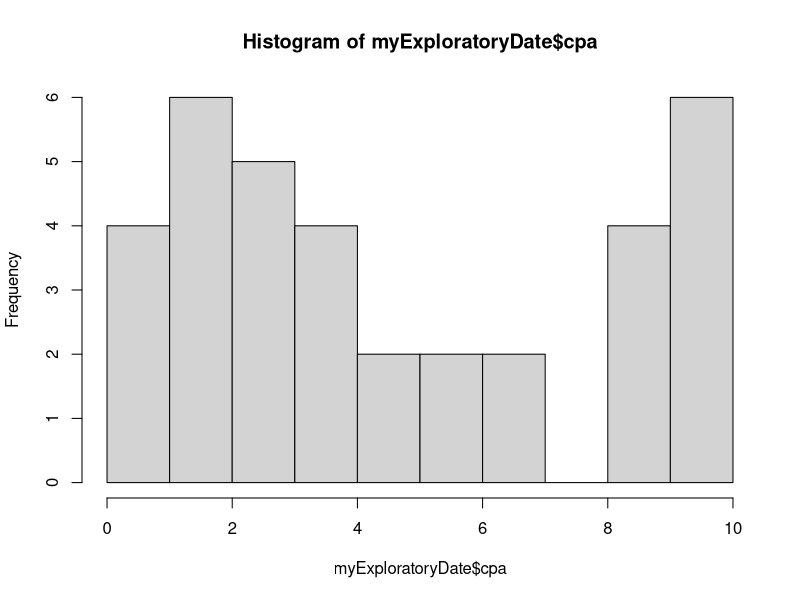
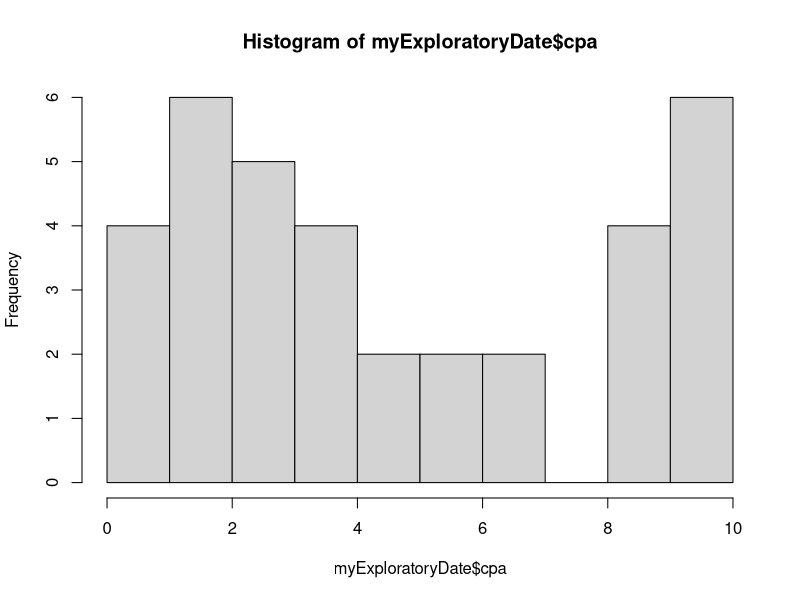
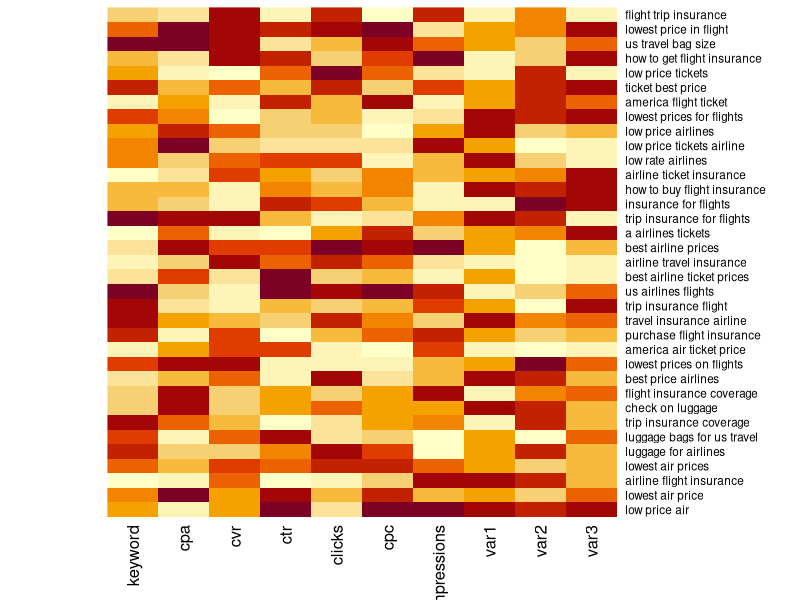

R code for these plots, in order:
# import csv file 
myExploratoryDate <- read.csv("Data_Files/02_02/exploratory-r.csv")
# get a quick snapshot of your data
head(myExploratoryDate)


hist(myExploratoryDate$cpa)
# shift the names to each row
# Basically, change indexing

row.names(myExploratoryDate) <- myExploratoryDate$keyword
hist(myExploratoryDate$cpa)

# review that transformation 
head(myExploratoryDate)
# transform into a matrix 
myDataMatrix <- data.matrix(myExploratoryDate)

# generate our heatmap
heatmap(myDataMatrix, Rowv=NA, Colv = NA, scale='column')
